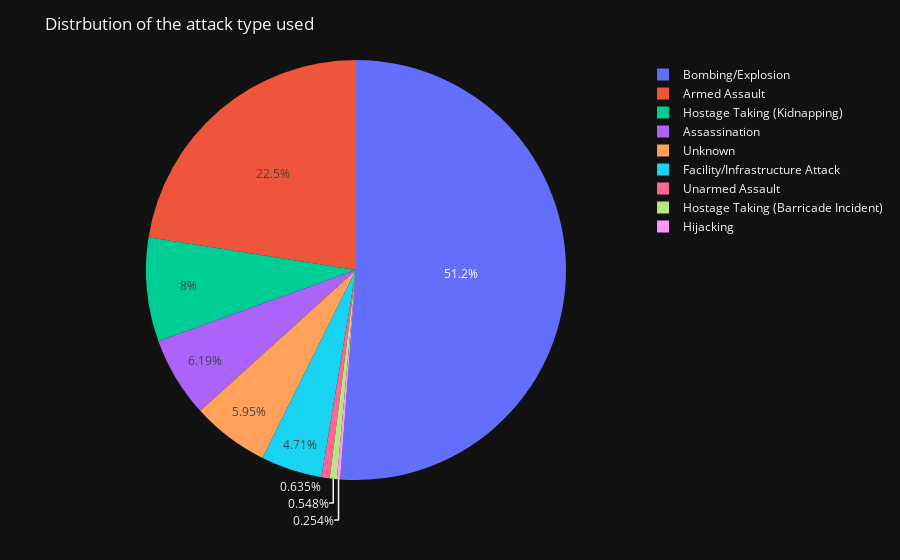

Here is the notebook cell this chart was saved with:
### Code cell
pie_attacktypeyear(2015)

### Figure 1 — Plotly figure (JSON) as saved in the notebook; plotly's stock layout.template omitted (floating-point values rounded to 4 significant figures)
{"data": [{"domain": {"x": [0, 1], "y": [0, 1]}, "hovertemplate": "%{label} : %{value}", "labels": ["Bombing/Explosion", "Armed Assault", "Hostage Taking (Kidnapping)", "Assassination", "Unknown", "Facility/Infrastructure Attack", "Unarmed Assault", "Hostage Taking (Barricade Incident)", "Hijacking"], "legendgroup": "", "name": "", "showlegend": true, "type": "pie", "values": [7662, 3368, 1197, 927, 891, 705, 95, 82, 38]}], "layout": {"hoverlabel": {"font": {"family": "Helvetica", "size": 20}}, "legend": {"tracegroupgap": 0}, "margin": {"t": 60}, "title": {"text": "Distrbution of the attack type used"}}}
